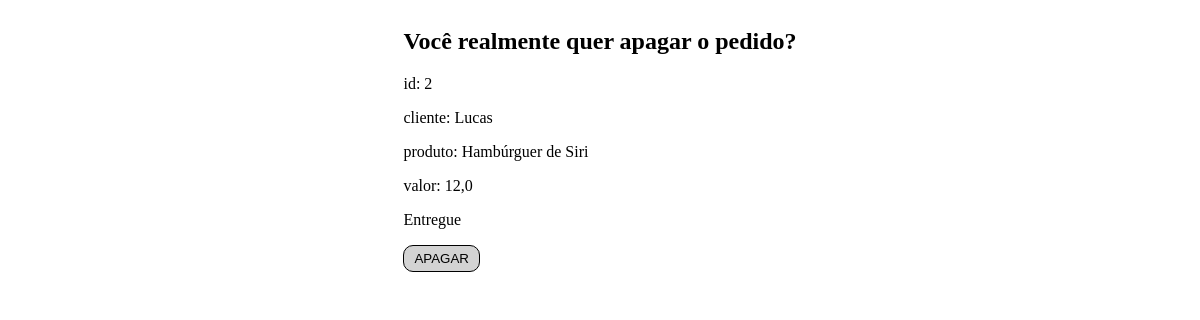
The page /apagar/2/ on the database as committed earlier.
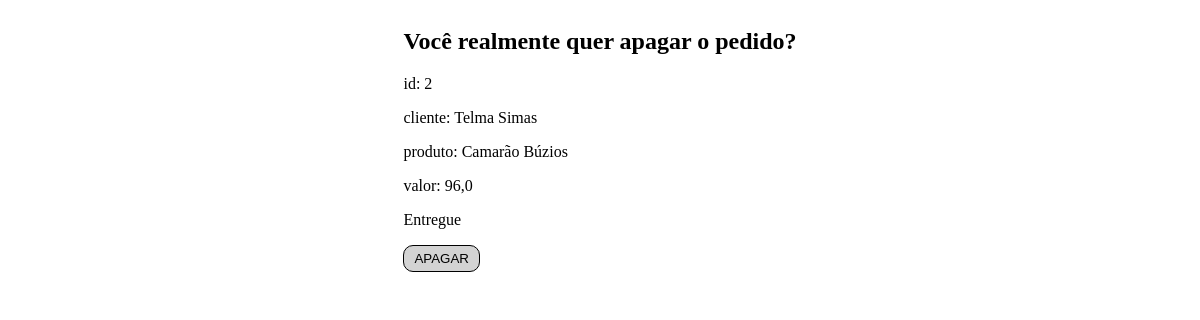
The same page on the database as committed later.
### pedidos/models.py (models this page shows, shortened)
class Pedido(models.Model):
    cliente = models.CharField(max_length=255)
    produto = models.CharField(max_length=255)
    valor = models.FloatField()
    entregue = models.BooleanField()
    timestamp = models.DateTimeField(auto_now_add=True)

### pedidos/views.py (the view, shortened to what this page needs)
# urls.py: path('apagar/<int:id>/', apagar_pedido, name='apagar_pedido'),
def apagar_pedido(request, id):
    try:
        pedido = Pedido.objects.get(id=id)
    except Pedido.DoesNotExist:
        raise Http404(f"O pedido com id: {id} não existe")
    return render(request, 'confirmar-delete.html', {'pedido': pedido})

### pedidos/templates/confirmar-delete.html (shortened to what this page needs)
<!DOCTYPE html>
<html lang="pt-br">
<head>
</head>
<body>
    <section class="content">
        <form method="post">
            <h2>Você realmente quer apagar o pedido?</h2>
            <p>id: {{ pedido.id }}</p>
            <p>cliente: {{ pedido.cliente }}</p>
            <p>produto: {{ pedido.produto }}</p>
            <p>valor: {{ pedido.valor }}</p>
            {% if pedido.entregue  %}
                <p>Entregue</p>
            {% else %}
                <p>não entregado</p>
            {% endif %}
            <button type="submit">APAGAR</button>
        </form>
    </section>
</body>
</html>

Rows that differ between the two databases and show on the page:
changed Pedido id 2: cliente "Lucas" → "Telma Simas"; produto "Hambúrguer de Siri" → "Camarão Búzios"; valor "12,0" → "96,0"
